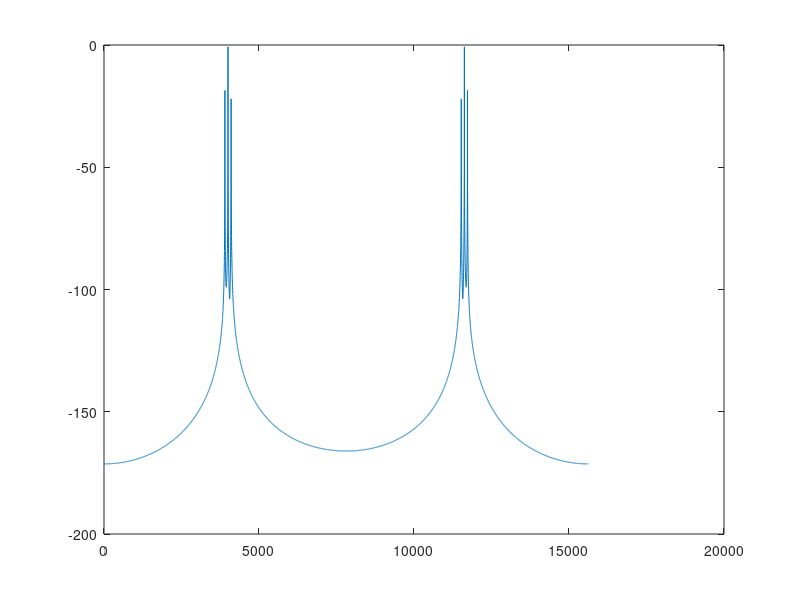
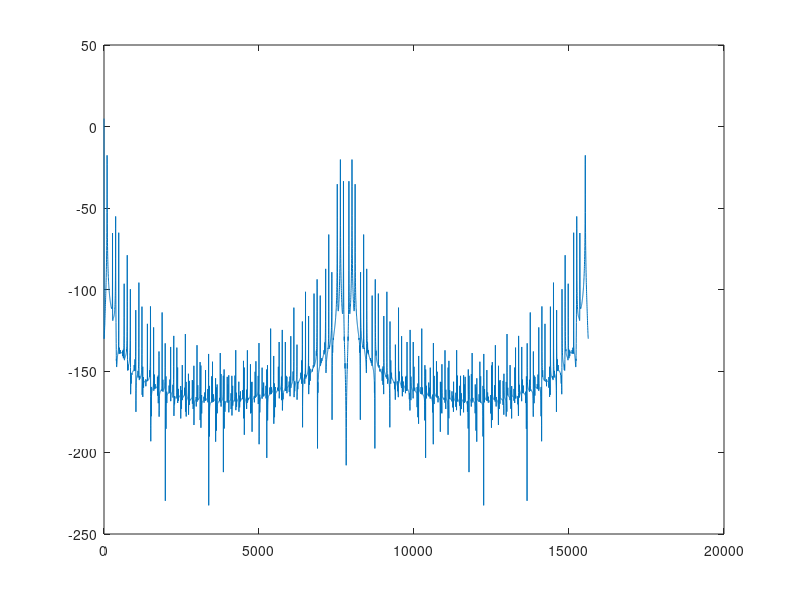

Write the MATLAB code that produced these figures, in order.
fc = 4000;               % carrier frequency
fm = 100;               % Message frequency
fs = 15.625e3;              % sampling frequency
ts = 1/fs;              % sample period
T = 1;                  % simulation time         
W = (8192);               % FFT window size

% time vector 
t = 0:ts:T;
% frequency vector
f = 0:(fs/W):(fs - (fs / W));

ac = 1;                 % carrier amplitude
M = 0.9;                % Modulation Index

% AM components
C = ac * sin(2 * pi * fc * t);
LSB = (M /2) * sin(2 * pi * (fc - fm) *t);
USB = (M /2) * sin(2 * pi * (fc + fm) *t);

% AM signal Types
AM_DSBFC = C + LSB + USB;
AM_USBFC = C + USB;
AM_LSBFC = C + LSB;
AM_DSB = LSB + USB;

% AM demodulation
% choose the AM signal to be demodulated
AM = AM_DSBFC; 
ABS_AM = abs(AM);

SP_AM = 20 * log(abs(fft(AM, W)) / (2 ^ 12));
SP_ABS_AM = 20 * log(abs(fft(ABS_AM, W))/ (2 ^ 12));

%figure(1);
%plot(AM);
%figure(2);
%plot(ABS_AM);

figure(3)
plot(f, SP_AM);
figure(4)
plot(f, SP_ABS_AM);

